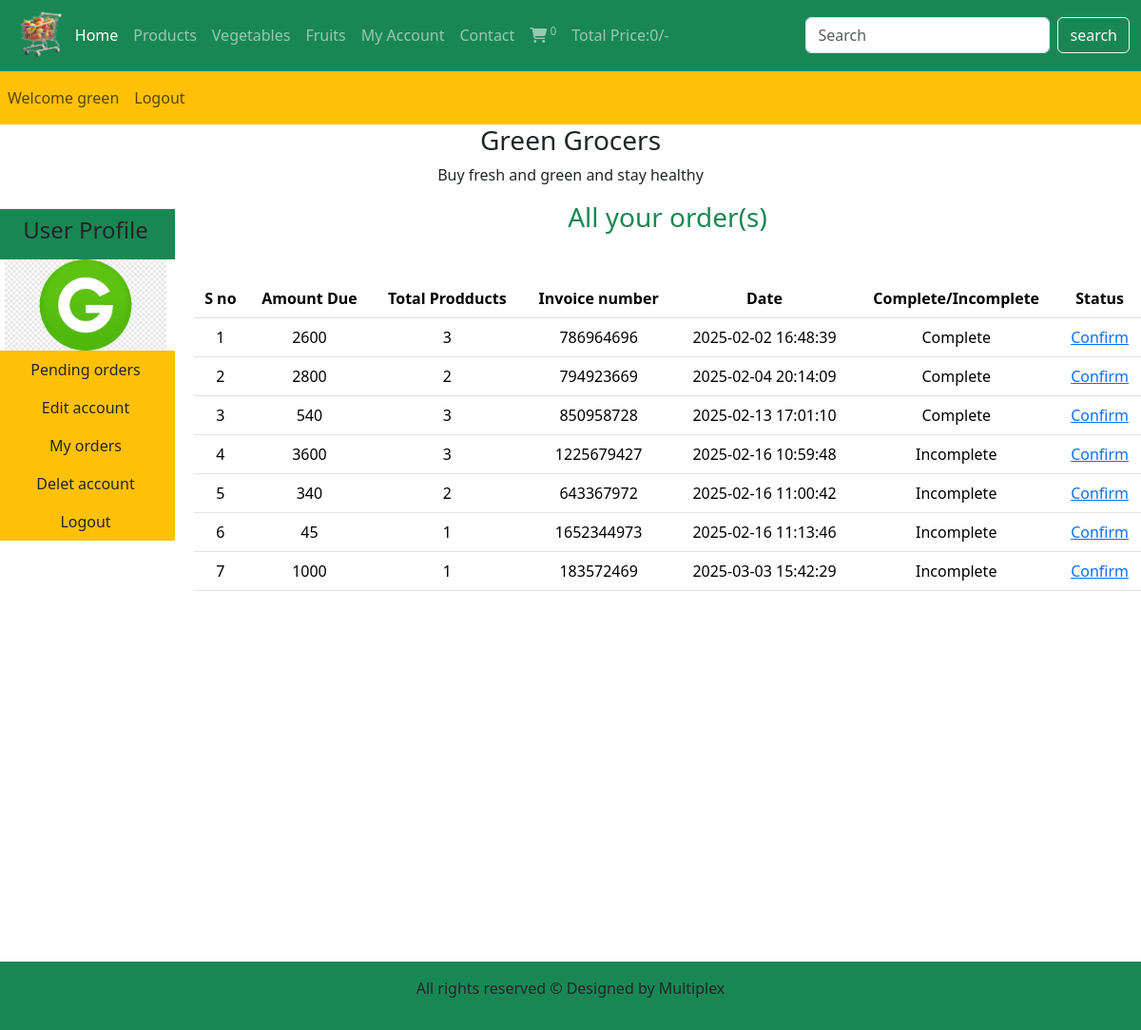
The app's page /user_area/profile.php?my_orders (signed in) with its own data.
### tables this page shows
CREATE TABLE `user_table` (
  `user_id` int(11) NOT NULL,
  `username` varchar(100) NOT NULL,
  `user_email` varchar(100) NOT NULL,
  `user_password` varchar(255) NOT NULL,
  `user_image` varchar(255) NOT NULL,
  `user_ip` varchar(100) NOT NULL,
  `user_address` varchar(255) NOT NULL,
  `user_mobile` varchar(20) NOT NULL
);

CREATE TABLE `user_orders` (
  `order_id` int(11) NOT NULL,
  `user_id` int(11) NOT NULL,
  `amount_due` int(255) NOT NULL,
  `invoice_number` int(255) NOT NULL,
  `total_products` int(255) NOT NULL,
  `order_date` timestamp NOT NULL DEFAULT current_timestamp() ON UPDATE current_timestamp(),
  `order_status` varchar(255) NOT NULL
);

### user_area/user_orders.php (the view, shortened to what this page needs)
<!DOCTYPE html>
<html lang="en">
<head>
</head>
<body>
    <?php
$username=$_SESSION['username'];
$get_user = "SELECT * FROM `user_table` WHERE username = '$username'";
$result=mysqli_query($con,$get_user);
$row_fetch=mysqli_fetch_assoc($result);
$user_id=$row_fetch['user_id'];
?>
<h3 class="text-success">All your order(s)</h3>
<table class="table table-border mt-5">
    <thead class="bg-success">
<tr>
<th>S no</th>
<th>Amount Due</th>
<th>Total Prodducts</th>
<th>Invoice number</th>
<th>Date</th>
<th>Complete/Incomplete</th>
<th>Status</th>
</tr>
</thead>
<tbody class="bg-warning">
    <?php
$get_order_details = "SELECT * FROM `user_orders` WHERE user_id = '$user_id'";
$result_orders=mysqli_query($con,$get_order_details);
$number=1;
while ($row_orders = mysqli_fetch_assoc($result_orders)){
    $order_id = $row_orders['order_id'];
    $amount_due = $row_orders['amount_due'];
    $total_products = $row_orders['total_products'];
    $invoice_number = $row_orders['invoice_number'];
    $order_date = $row_orders['order_date'];
    $order_status = $row_orders['order_status'];
    if($order_status=='pending'){
        $order_status='Incomplete';
    }else{
        $order_status='Complete';
    }
    echo "<tr>
    <td>$number</td>
    <td>$amount_due</td>
    <td>$total_products</td>
    <td>$invoice_number</td>
    <td>$order_date</td>
    <td>$order_status</td>";
    ?>
    <?php
if ($order_status == 'complete') {
    echo "<td>Paid</td>";
} else {
      echo "<td><a href='confirm_payment.php?order_id=$order_id'>Confirm</a></td>
    </tr>";
    }
$number++;
}
?>
</tbody>
</table>
</body>
</html>

### user_area/profile.php (shortened to what this page needs)
<?php
include("../functions/common_function.php");
 ?>
<!DOCTYPE html>
<html lang="en">
<head>
<link href="https://cdn.jsdelivr.net/npm/bootstrap@5.3.3/dist/css/bootstrap.min.css" rel="stylesheet">
 <link rel="stylesheet" href="https://cdnjs.cloudflare.com/ajax/libs/font-awesome/6.7.2/css/all.min.css" />
 <link rel="stylesheet" href="../cs/style.css">
</head>
<body>
 <div class="container-flud">
    <nav class="navbar navbar-expand-lg navbar-dark bg-success">
  <div class="container-fluid" >
    <img src="../images/logo.png" alt="" class="logo">
    <div class="collapse navbar-collapse" id="navbarSupportedContent">
      <ul class="navbar-nav me-auto mb-2 mb-lg-0">
        <li class="nav-item">
          <a class="nav-link active" aria-current="page" href="../index.php">Home</a>
        </li>
        <li class="nav-item">
          <a class="nav-link" href="../display_all.php">Products</a>
        </li>
        <li class="nav-item">
          <a class="nav-link" href="#">Vegetables</a>
        </li>
        <li class="nav-item">
          <a class="nav-link" href="#">Fruits</a>
        </li>
        <li class="nav-item">
          <a class="nav-link" href="profile.php">My Account</a>
        </li>
        <li class="nav-item">
          <a class="nav-link" href="#">Contact</a>
        </li>
        <li class="nav-item">
          <a class="nav-link" href="../cart.php"><i class="fa-sharp fa-solid fa-cart-shopping"></i><sup> <?php cart_items(); ?></sup></a>
        </li>
        <li class="nav-item">
          <a class="nav-link" href="#">Total Price:<?php total_cart_price(); ?>/- </a>
        </li>
      </ul>
      <form class="d-flex" action="../search_product.php" method="get">
        <input class="form-control me-2" type="search" placeholder="Search" aria-label="search" name="search_data">
          <input type="submit" value="search" class="btn btn-outline-light" name="search_data_product">
      </form>
    </div>
  </div>
</nav>
 <nav class="navbar navbar-expand-lg navbar-light bg-warning">
 <ul class="navbar-nav me-auto">
        <?php
                if(!isset($_SESSION['username'])){
                  echo "    <li class='nav-item'>
          <a class='nav-link' href='#'>Welcome Guest</a>
        </li> ";
                }else{
                  echo "<li class='nav-item'> <a class='nav-link' href='./profile.php'>Welcome ".$_SESSION['username']."</a></li>";
                }
        if(!isset($_SESSION['username'])){
          echo "<li class='nav-item'> <a class='nav-link' href='./user_login.php'>Login</a></li>";
        }else{
          echo "<li class='nav-item'> <a class='nav-link' href='./logout.php'>Logout</a></li>";
        }
        ?>
    </ul>
 </nav>
     <div class="bgligh">
        <h3 class="text-center">Green Grocers</h3>
        <p class="text-center">Buy fresh and green and stay healthy</p>
     </div>
<div class="row">
    <div class="col-md-2 p-2" style="height:100vh">
<ul class="navbar-nav bg-secondry text-center">
    <li class="nave-item bg-success">
    <a class="nav-link active" href="#"><h4>User Profile</h4></a>
    </li>
    <?php
$username=$_SESSION['username'];
$user_image="select * from user_table where username='$username'";
$user_image=mysqli_query($con,$user_image);
$row_image=mysqli_fetch_array($user_image);
$user_image=$row_image['user_image'];
echo "  <li class='nav-item bg-secondry'>
    <img src='./user_images/$user_image' class='profile_img'>
        </li>";
    ?>
        <li class="nave-item bg-warning">
    <a class="nav-link active" href="profile.php">Pending orders</a>
    </li> <li class="nave-item bg-warning">
    <a class="nav-link active" href="profile.php?edit_account">Edit account</a>
    </li> <li class="nave-item bg-warning">
    <a class="nav-link active" href="profile.php?my_orders">My orders</a>
    </li>
    <li class="nave-item bg-warning">
    <a class="nav-link active" href="profile.php?delete_account">Delet account</a>
    </li>
    <li class="nave-item bg-warning">
    <a class="nav-link active" href="logout.php">Logout</a>
    </li>
</ul>
    </div>
    <div class="col-md-10 text-center">
<?php get_user_order_details();
if(isset($_GET['my_orders'])){
  include('user_orders.php');
}
?>
    </div>
</div>
  <?php include("../includes/footer.php") ?>
 </div>
</body>
</html>

### cs/style.css (style rules this page uses)
* { margin: 0; padding: 0; box-sizing: border-box; }
.logo { width: 5%; height: 5%; }
.profile_img { width: 90%; margin: auto; display: block; height: 90%; }

### records on screen
user_table: user_image (picture)
user_orders: amount_due "2600", total_products "3", invoice_number "786964696", order_date "2025-02-02 16:48:39", order_status "Complete"
user_orders: amount_due "2800", total_products "2", invoice_number "794923669", order_date "2025-02-04 20:14:09", order_status "Complete"
user_orders: amount_due "540", total_products "3", invoice_number "850958728", order_date "2025-02-13 17:01:10", order_status "Complete"
user_orders: amount_due "3600", total_products "3", invoice_number "1225679427", order_date "2025-02-16 10:59:48", order_status "Incomplete"
user_orders: amount_due "340", total_products "2", invoice_number "643367972", order_date "2025-02-16 11:00:42", order_status "Incomplete"
user_orders: amount_due "45", total_products "1", invoice_number "1652344973", order_date "2025-02-16 11:13:46", order_status "Incomplete"
user_orders: amount_due "1000", total_products "1", invoice_number "183572469", order_date "2025-03-03 15:42:29", order_status "Incomplete"

### other values on screen
$count_cart_items "0"
$total_price "0"
$_SESSION['username'] "green"
